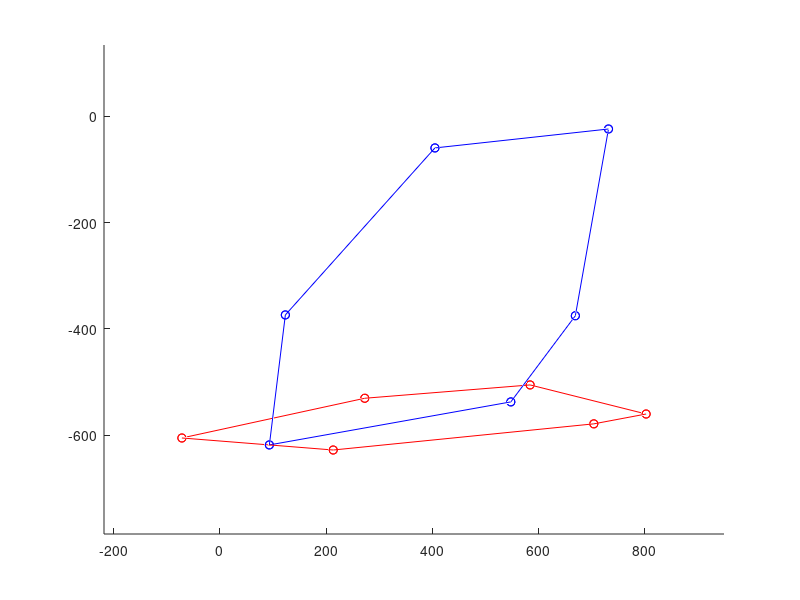

Source code (MATLAB):
BB0=[  547.565 -537.276   513.22  93.0149 -618.286   886.76
 93.0149 -618.286   886.76   123.12 -373.559  1101.38
  123.12 -373.559  1101.38  404.704 -59.1821  1134.18
 404.704 -59.1821  1134.18  731.406 -23.5377  843.118
 731.406 -23.5377  843.118   669.03 -375.091   553.94
  669.03 -375.091   553.94  547.565 -537.276   513.22];

GP=[  802.284 -560.064  945.242  703.795 -578.591  1035.35
 703.795 -578.591  1035.35  213.221 -627.835  1079.31
 213.221 -627.835  1079.31 -71.6969 -605.202  622.925
-71.6969 -605.202  622.925  272.611 -530.407  213.628
 272.611 -530.407  213.628  583.902 -505.338  243.854
 583.902 -505.338  243.854  802.284 -560.064  945.242];

figure(1)
clf
hold on
for k=1:size(BB0,1)
plot3(BB0(k,[1 4]),BB0(k,[2 5]),BB0(k,[3 6]),'b-o')
end

for k=1:size(GP,1)
plot3(GP(k,[1 4]),GP(k,[2 5]),GP(k,[3 6]),'r-o')
end

axis equal